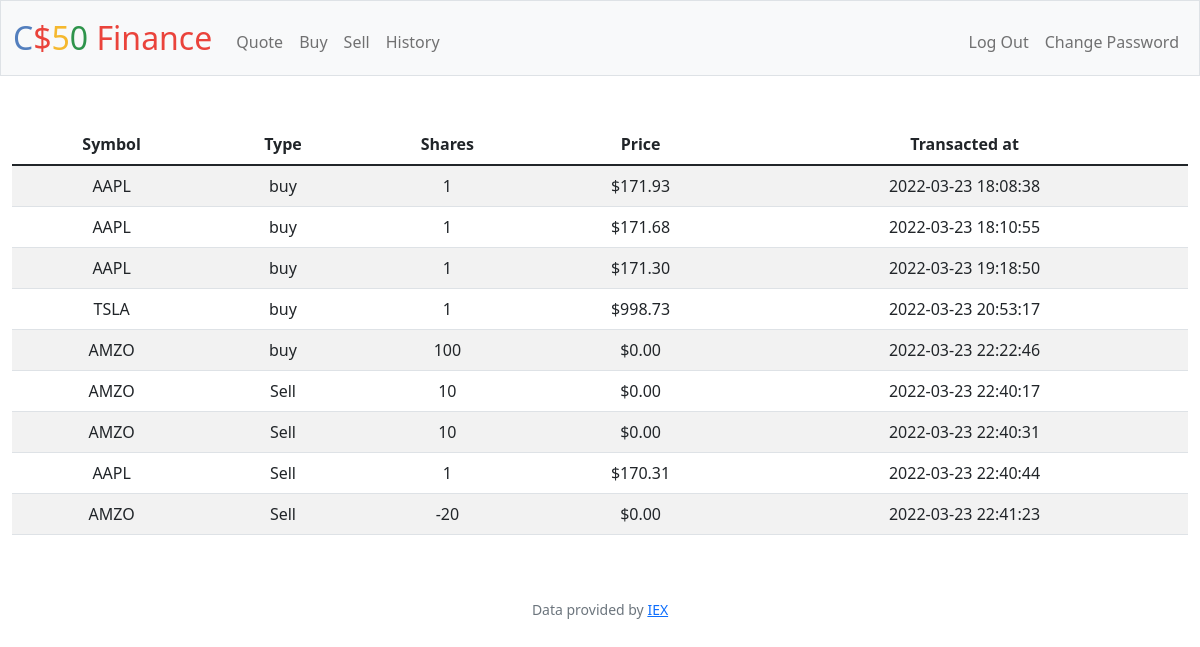
The app's page /history (signed in) with its own data.
### tables this page shows
CREATE TABLE transactions (
id INTEGER PRYMARY KEY,
user_id INTEGER NOT NULL,
name TEXT NOT NULL,
shares INTEGER NOT NULL,
price NUMERIC NOT NULL,
type TEXT NOT NULL,
symbol TEXT NOT NULL,
time TIMESTAMP DEFAULT CURRENT_TIMESTAMP,
FOREIGN KEY(user_id) REFERENCES users(id)
);

### app.py (the view)
@app.route("/history")
@login_required
def history():
    user_id = session['user_id']
    transactions = db.execute('SELECT type, symbol, shares, price, time FROM transactions WHERE user_id = ?', user_id)
    return render_template('history.html', transactions=transactions, usd=usd)

### app.py (called while the page is built)
@app.after_request
def after_request(response):
    response.headers["Cache-Control"] = "no-cache, no-store, must-revalidate"
    response.headers["Expires"] = 0
    response.headers["Pragma"] = "no-cache"
    return response

### helpers.py (called while the page is built)
def login_required(f):
    @wraps(f)
    def decorated_function(*args, **kwargs):
        if session.get("user_id") is None:
            return redirect("/login")
        return f(*args, **kwargs)
    return decorated_function

def usd(value):
    return f"${value:,.2f}"

### templates/history.html (shortened to what this page needs)
{% extends "layout.html" %}
{% block main %}
<table class="table table-striped">
    <thead>
        <tr>
            <th> Symbol </th>
            <th> Type </th>
            <th> Shares </th>
            <th> Price </th>
            <th> Transacted at </th>
        </tr>
    </thead>
    <tbody>
        {% for transaction in transactions %}
            <tr>
                <td> {{ transaction['symbol'].upper() }} </td>
                <td> {{ transaction['type'] }} </td>
                <td> {{ transaction['shares'] }} </td>
                <td> {{ usd(transaction['price']) }} </td>
                <td> {{ transaction['time'] }} </td>
            </tr>
        {% endfor %}
    </tbody>
</table>
{% endblock %}

### records on screen
transactions: price "$171.93"
transactions: price "$171.68"
transactions: price "$171.30"
transactions: price "$998.73"
transactions: price "$0.00"
transactions: price "$0.00"
transactions: price "$0.00"
transactions: price "$170.31"
transactions: price "$0.00"
